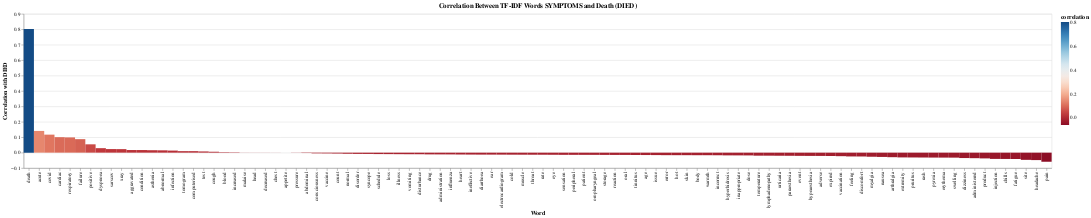

The notebook cell this image was saved under:
### Markdown cell above
We can visualize if any of the words are highly correlated with the patient dieing using TFID

**SYMPTOMS**

### Code cell
KEYWORD = "SYMPTOMS"
df_COVID[KEYWORD] = df_COVID[KEYWORD].astype(str)
tfidf_vectorizer = TfidfVectorizer(stop_words='english', max_features=100) 
tfidf_matrix = tfidf_vectorizer.fit_transform(df_COVID[KEYWORD])
tfidf_df = pd.DataFrame(tfidf_matrix.toarray(), columns=tfidf_vectorizer.get_feature_names_out())
tfidf_df['DIED'] = df_COVID['DIED'].copy()
correlation_matrix = tfidf_df.corr()
correlation_with_died = correlation_matrix['DIED'].drop('DIED').sort_values(ascending=False)
print(f"Top 20 postive correlated words from {KEYWORD}")
print(correlation_with_died.head(20))
print(f"Top 20 negative correlated words from {KEYWORD}")
print(correlation_with_died.tail(20))
correlation_data = correlation_with_died.reset_index()
correlation_data.columns = ['word', 'correlation']

heatmap = alt.Chart(correlation_data).mark_rect().encode(
    x=alt.X('word:N', title='Word', sort=None),
    y=alt.Y('correlation:Q', title='Correlation with DIED'),
    color=alt.Color('correlation:Q', scale=alt.Scale(scheme='redblue')),
    tooltip=[alt.Tooltip('word:N', title='Word'), alt.Tooltip('correlation:Q', title='Correlation')]
).properties(
    title=f'Correlation Between TF-IDF Words {KEYWORD} and Death (DIED)',
    width=2000,
    height=300
)

heatmap

### Figure 1 — Vega-Lite specification as saved in the notebook (floating-point values rounded to 4 significant figures)
{"config": {"view": {"continuousWidth": 300, "continuousHeight": 300}}, "data": {"name": "data-93b7cbde68944695a17f562d9cd56f77"}, "mark": {"type": "rect"}, "encoding": {"color": {"field": "correlation", "scale": {"scheme": "redblue"}, "type": "quantitative"}, "tooltip": [{"field": "word", "title": "Word", "type": "nominal"}, {"field": "correlation", "title": "Correlation", "type": "quantitative"}], "x": {"field": "word", "sort": null, "title": "Word", "type": "nominal"}, "y": {"field": "correlation", "title": "Correlation with DIED", "type": "quantitative"}}, "height": 300, "title": "Correlation Between TF-IDF Words SYMPTOMS and Death (DIED)", "width": 2000, "$schema": "https://vega.github.io/schema/vega-lite/v5.8.0.json", "datasets": {"data-93b7cbde68944695a17f562d9cd56f77": [{"word": "death", "correlation": 0.8018}, {"word": "acute", "correlation": 0.1409}, {"word": "covid", "correlation": 0.1169}, {"word": "cardiac", "correlation": 0.1005}, {"word": "respiratory", "correlation": 0.09883}, {"word": "failure", "correlation": 0.08755}, {"word": "positive", "correlation": 0.05408}, {"word": "dyspnoea", "correlation": 0.02913}, {"word": "sarscov", "correlation": 0.02323}, {"word": "xray", "correlation": 0.02286}, {"word": "aggravated", "correlation": 0.01702}, {"word": "condition", "correlation": 0.01689}, {"word": "asthenia", "correlation": 0.01583}, {"word": "abnormal", "correlation": 0.01506}, {"word": "infection", "correlation": 0.01344}, {"word": "tomogram", "correlation": 0.009753}, {"word": "computerised", "correlation": 0.009746}, {"word": "test", "correlation": 0.007862}, {"word": "cough", "correlation": 0.005906}, {"word": "blood", "correlation": 0.003156}, {"word": "increased", "correlation": 0.002412}, {"word": "malaise", "correlation": 0.0006584}, {"word": "head", "correlation": 0.0005344}, {"word": "decreased", "correlation": 0.0005161}, {"word": "chest", "correlation": 0.0004035}, {"word": "appetite", "correlation": 6.983e-06}, {"word": "pressure", "correlation": -0.0009139}, {"word": "abdominal", "correlation": -0.002437}, {"word": "consciousness", "correlation": -0.004558}, {"word": "vaccine", "correlation": -0.005038}, {"word": "count", "correlation": -0.005883}, {"word": "normal", "correlation": -0.007218}, {"word": "disorder", "correlation": -0.008029}, {"word": "syncope", "correlation": -0.008235}, {"word": "schedule", "correlation": -0.009165}, {"word": "loss", "correlation": -0.009469}, {"word": "illness", "correlation": -0.009867}, {"word": "vomiting", "correlation": -0.01022}, {"word": "disturbance", "correlation": -0.01029}, {"word": "drug", "correlation": -0.01119}, {"word": "administration", "correlation": -0.01134}, {"word": "influenza", "correlation": -0.01147}, {"word": "heart", "correlation": -0.01202}, {"word": "ineffective", "correlation": -0.0124}, {"word": "diarrhoea", "correlation": -0.01269}, {"word": "ear", "correlation": -0.0127}, {"word": "electrocardiogram", "correlation": -0.01283}, {"word": "cold", "correlation": -0.0131}, {"word": "muscle", "correlation": -0.01323}, {"word": "throat", "correlation": -0.0134}, {"word": "rate", "correlation": -0.01344}, {"word": "eye", "correlation": -0.01375}, {"word": "sensation", "correlation": -0.01415}, {"word": "peripheral", "correlation": -0.01416}, {"word": "patient", "correlation": -0.01419}, {"word": "oropharyngeal", "correlation": -0.0143}, {"word": "storage", "correlation": -0.01455}, {"word": "reaction", "correlation": -0.01472}, {"word": "oral", "correlation": -0.01475}, {"word": "tinnitus", "correlation": -0.01518}, {"word": "age", "correlation": -0.01543}, {"word": "issue", "correlation": -0.0157}, {"word": "error", "correlation": -0.01627}, {"word": "hot", "correlation": -0.01634}, {"word": "skin", "correlation": -0.01635}, {"word": "body", "correlation": -0.01655}, {"word": "warmth", "correlation": -0.01657}, {"word": "incorrect", "correlation": -0.01682}, {"word": "hyperhidrosis", "correlation": -0.0176}, {"word": "inappropriate", "correlation": -0.01772}, {"word": "dose", "correlation": -0.01796}, {"word": "temperature", "correlation": -0.01953}, {"word": "lymphadenopathy", "correlation": -0.01958}, {"word": "urticaria", "correlation": -0.02001}, {"word": "paraesthesia", "correlation": -0.02029}, {"word": "event", "correlation": -0.02078}, {"word": "hypoaesthesia", "correlation": -0.02107}, {"word": "adverse", "correlation": -0.02118}, {"word": "expired", "correlation": -0.02185}, {"word": "vaccination", "correlation": -0.02282}, {"word": "feeling", "correlation": -0.02454}, {"word": "discomfort", "correlation": -0.02483}, {"word": "myalgia", "correlation": -0.02646}, {"word": "nausea", "correlation": -0.02774}, {"word": "arthralgia", "correlation": -0.02939}, {"word": "extremity", "correlation": -0.03081}, {"word": "pruritus", "correlation": -0.03117}, {"word": "rash", "correlation": -0.03153}, {"word": "pyrexia", "correlation": -0.03188}, {"word": "erythema", "correlation": -0.03209}, {"word": "swelling", "correlation": -0.03232}, {"word": "dizziness", "correlation": -0.03498}, {"word": "administered", "correlation": -0.03583}, {"word": "product", "correlation": -0.03727}, {"word": "injection", "correlation": -0.04049}, {"word": "chills", "correlation": -0.0408}, {"word": "fatigue", "correlation": -0.04117}, {"word": "site", "correlation": -0.04666}, {"word": "headache", "correlation": -0.04819}, {"word": "pain", "correlation": -0.05892}]}}
